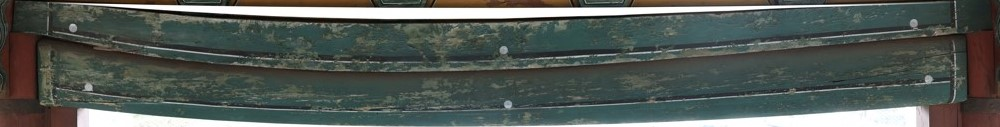
#> input picture Template_Matching/017A8500_HIGH_Template.jpg, 1000 x 127 px, given in place of HARD_7.jpg, which was not available
$ python Template_Matching.py
#> lines starting #> are read from the running program, lines starting #| are printed output that depends on the picture; pictures that were not available may be replaced by others from this repository, and a replacement may not be noted
# FLANN based Matcher
import numpy as np
import cv2
from matplotlib import pyplot as plt

MIN_MATCH_COUNT = 10  # 최소 특징점 수를 10으로 설정
target = cv2.imread("./Template_Matching/HARD_7.jpg")
#> target is the input picture: shape (127, 1000, 3); mean B, G, R 85.2, 90.1, 83.1
gray = cv2.cvtColor(target, cv2.COLOR_BGR2GRAY)
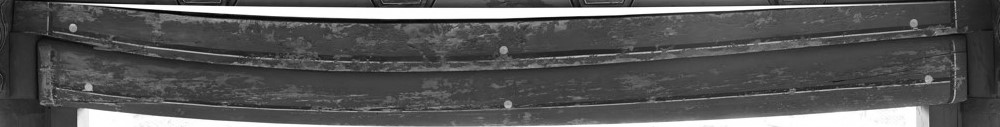
#> gray: shape (127, 1000); min 0, max 255, mean 87.4
target = cv2.cvtColor(target, cv2.COLOR_BGR2RGB)
template = cv2.imread("./Template_Matching/HARD_7_Template.jpg", 0)
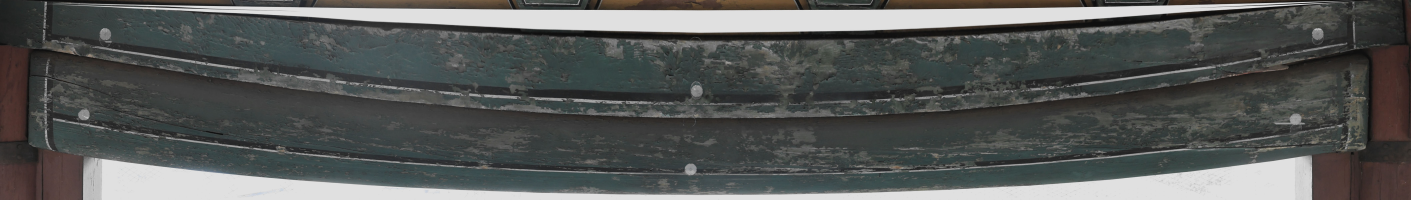
#> input picture Template_Matching/HARD_7_Template.jpg, 7054 x 997 px, found by its file name (shown at 1/5 size)
#> template: shape (997, 7054); min 0, max 255, mean 86.8

sift = cv2.SIFT_create()
# find the keypoints and descriptors with SIFT
kp1, des1 = sift.detectAndCompute(template, None)
#> kp1 = 10187 keypoints; strongest (x, y, size): (5528, 12, 3), (1292, 354, 4.9), (231, 372, 2.6), (397, 19, 3.1)
kp2, des2 = sift.detectAndCompute(gray, None)
#> kp2 = 459 keypoints; strongest (x, y, size): (227, 4, 3.1), (579, 6, 2.6), (73, 27, 5), (630, 6, 2.5)

FLANN_INDEX_KDTREE = 0
index_params = dict(algorithm=FLANN_INDEX_KDTREE, trees=5)
search_params = dict(checks=50)
flann = cv2.FlannBasedMatcher(index_params, search_params)
matches = flann.knnMatch(des1, des2, k=2)
#> matches = 10187 matches

good = []

for m, n in matches:
    if m.distance < 0.7 * n.distance:
        good.append(m)
#> after the loop, good = 150 matches
if len(good) > MIN_MATCH_COUNT:

    src_pts = np.float32([kp1[m.queryIdx].pt for m in good]).reshape(-1, 1, 2)
#> src_pts = 150 rows, first 8: [247.8, 732.4], [297.3, 605.1], [388, 614.3], [388.8, 29.51], [442.2, 563.1], [493, 638.4], [493.4, 233.4], [496.8, 162.4]
    dst_pts = np.float32([kp2[m.trainIdx].pt for m in good]).reshape(-1, 1, 2)
#> dst_pts = 150 rows, first 8: [173.9, 19.37], [789.3, 47.16], [173.9, 19.37], [777, 3.7], [85.57, 109.6], [173.9, 19.37], [173.9, 19.37], [83.62, 106.8]

    M, mask = cv2.findHomography(src_pts, dst_pts, cv2.RANSAC, 5.0)
#> M = [[-0.0945, 0.517, 173.8], [-0.0103, 0.0555, 19.36], [-0.000536, 0.00289, 1]]; mask = 150 values, max 1 at index 0, min 0 at index 1, mean 0.327
    matchesMask = mask.ravel().tolist()
#> matchesMask has the same summary as mask
    h, w = template.shape
#> h = 997; w = 7054

    pts = np.float32([[0, 0], [0, h - 1], [w - 1, h - 1], [w - 1, 0]]).reshape(-1, 1, 2)
    dst = cv2.perspectiveTransform(pts, M)
#> dst = [[173.8, 19.36], [177.7, 19.24], [226, 17.87], [177.3, 19.25]]
    cv2.polylines(target, [np.int32(dst)], True, 0, 20, cv2.LINE_AA)
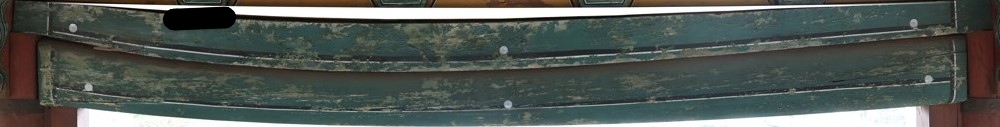
#> target: shape (127, 1000, 3); mean R, G, B 81.9, 88.8, 84
else:
    print("Not enough matches are found - %d/%d" % (len(good), MIN_MATCH_COUNT))
    matchesMask = None
draw_params = dict(matchColor=(0, 255, 0),
                   singlePointColor=None,
                   matchesMask=matchesMask,
                   flags=2)
#> draw_params = 4 items
result = cv2.drawMatches(template, kp1, target, kp2, good, None, **draw_params)
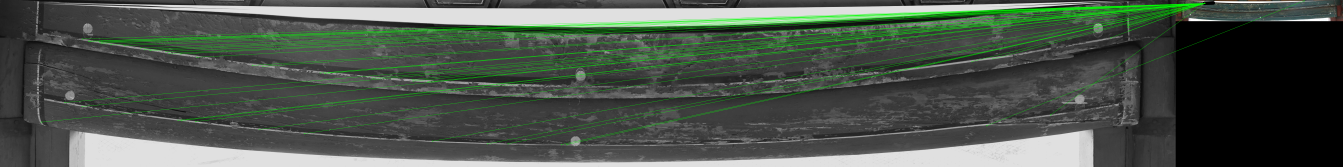
#> result: shape (997, 8054, 3) (shown at 1/6 size); mean R, G, B 74.4, 83.5, 74.5
plt.imshow(result, 'gray')
plt.show()
